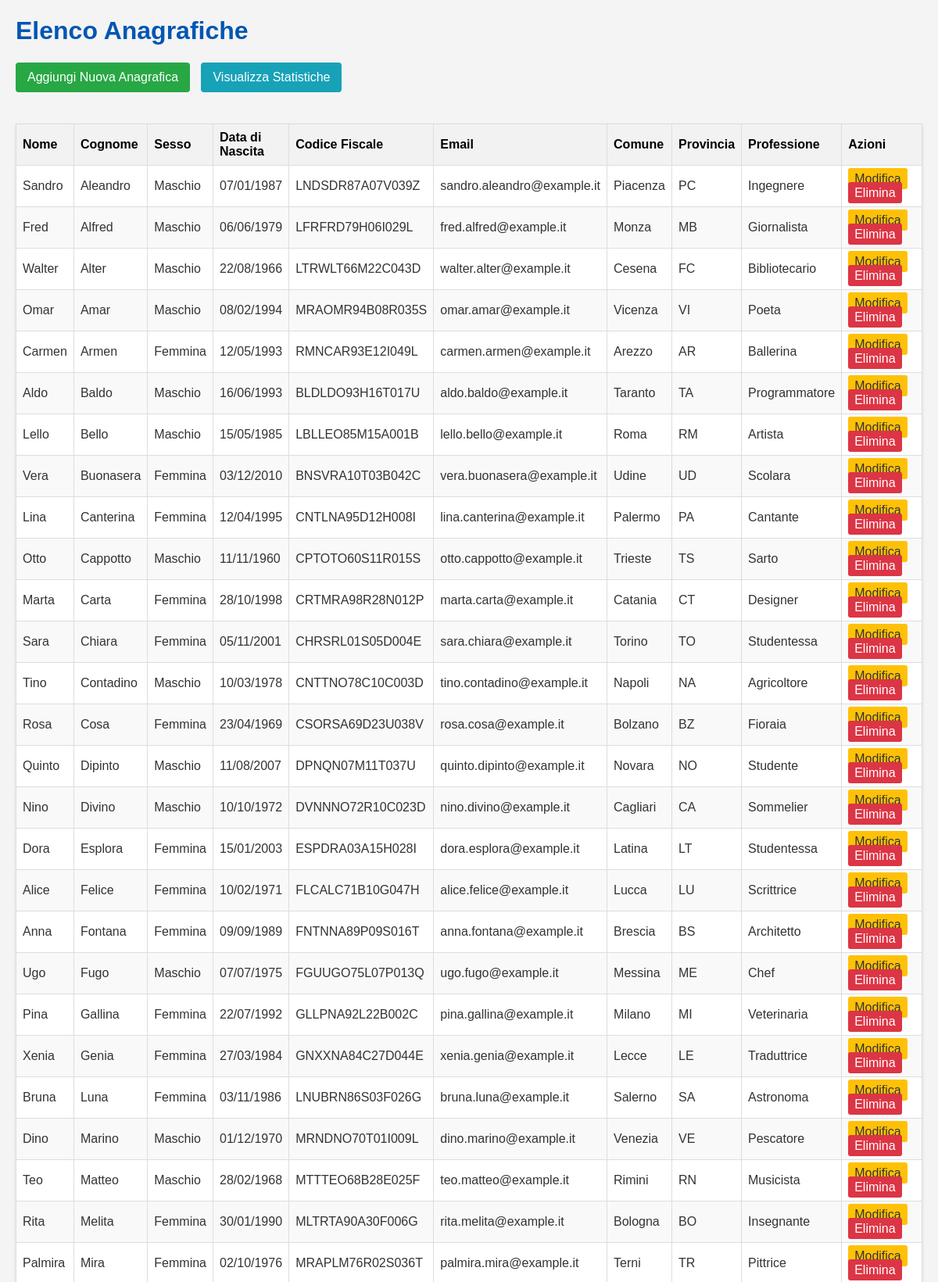
The page / (upper part) on the database its author committed.
### tables this page shows
CREATE TABLE IF NOT EXISTS `anagrafiche` (
  `id` INT AUTO_INCREMENT PRIMARY KEY,
  `nome` VARCHAR(100) NOT NULL,
  `cognome` VARCHAR(100) NOT NULL,
  `sesso` VARCHAR(10) DEFAULT NULL,
  `data_nascita` DATE DEFAULT NULL,
  `codice_fiscale` VARCHAR(16) DEFAULT NULL,
  `email` VARCHAR(255) DEFAULT NULL,
  `comune` VARCHAR(255) DEFAULT NULL,
  `provincia` VARCHAR(2) DEFAULT NULL,
  `professione` VARCHAR(255) DEFAULT NULL,
  UNIQUE KEY `idx_codice_fiscale_unique` (`codice_fiscale`)  
);

### index.php (the view, shortened to what this page needs)
<?php
require_once 'db_connection.php';
try {
    $stmt = $pdo->query('SELECT id, nome, cognome, sesso, data_nascita, codice_fiscale, email, comune, provincia, professione FROM anagrafiche ORDER BY cognome, nome');
} catch (\PDOException $e) {
    die("Errore durante il recupero delle anagrafiche: " . $e->getMessage());
}
?>
<!DOCTYPE html>
<html lang="it">
<head>
    <link rel="stylesheet" href="style.css">
</head>
<body>
    <h1>Elenco Anagrafiche</h1>
    <a href="form.php" class="add-button">Aggiungi Nuova Anagrafica</a>
    <a href="statistiche.php" class="add-button" style="background-color: #17a2b8; margin-left: 10px;">Visualizza Statistiche</a>
    <table>
        <thead>
            <tr>
                <th>Nome</th>
                <th>Cognome</th>
                <th>Sesso</th>
                <th>Data di Nascita</th>
                <th>Codice Fiscale</th>
                <th>Email</th>
                <th>Comune</th>
                <th>Provincia</th>
                <th>Professione</th>
                <th>Azioni</th>
            </tr>
        </thead>
        <tbody>
            <?php if ($stmt->rowCount() > 0): ?>
                <?php while ($row = $stmt->fetch()): ?>
                <tr>
                    <td><?php echo htmlspecialchars($row['nome']); ?></td>
                    <td><?php echo htmlspecialchars($row['cognome']); ?></td>
                    <td><?php echo htmlspecialchars($row['sesso']); ?></td>
                    <td><?php echo htmlspecialchars($row['data_nascita'] ? date('d/m/Y', strtotime($row['data_nascita'])) : ''); ?></td>
                    <td><?php echo htmlspecialchars($row['codice_fiscale']); ?></td>
                    <td><?php echo htmlspecialchars($row['email']); ?></td>
                    <td><?php echo htmlspecialchars($row['comune']); ?></td>
                    <td><?php echo htmlspecialchars($row['provincia']); ?></td>
                    <td><?php echo htmlspecialchars($row['professione']); ?></td>
                    <td class="actions">
                        <a href="form.php?id=<?php echo $row['id']; ?>">Modifica</a>
                        <a href="delete.php?id=<?php echo $row['id']; ?>" onclick="return confirm('Sei sicuro di voler eliminare questa anagrafica?');">Elimina</a>
                    </td>
                </tr>
                <?php endwhile; ?>
            <?php else: ?>
                <tr>
                    <td colspan="9">Nessuna anagrafica trovata.</td>
                </tr>
            <?php endif; ?>
        </tbody>
    </table>
</body>
</html>

### style.css (style rules this page uses)
body { font-family: 'Segoe UI', Tahoma, Geneva, Verdana, sans-serif; margin: 20px; background-color: #f4f4f4; color: #333; }
h1 { color: #0056b3; }
table { width: 100%; border-collapse: collapse; margin-top: 20px; background-color: #fff; box-shadow: 0 2px 4px rgba(0, 0, 0, 0.1); }
th, td { border: 1px solid #ddd; padding: 10px 12px; text-align: left; vertical-align: middle; }
th { background-color: #007bff; color: black; font-weight: bold; }
tr:nth-child(even) { background-color: #f9f9f9; }
a { text-decoration: none; color: #007bff; }
.actions a { margin-right: 10px; padding: 5px 8px; border-radius: 3px; }
.actions a[href*="form.php"] { background-color: #ffc107; color: #333; }
.actions a[href*="delete.php"] { background-color: #dc3545; color: white; }
.add-button, button[type="submit"] { display: inline-block; padding: 10px 15px; color: white; border: none; border-radius: 4px; cursor: pointer; font-size: 1em; text-align: center; }
.add-button { background-color: #28a745; margin-bottom: 20px; }

### index.php (style rules this page uses)
body { font-family: sans-serif; margin: 20px; }
table { width: 100%; border-collapse: collapse; margin-top: 20px; }
th, td { border: 1px solid #ddd; padding: 8px; text-align: left; }
th { background-color: #f2f2f2; }
tr:nth-child(even) { background-color: #f9f9f9; }
a { text-decoration: none; color: #007bff; }
.actions a { margin-right: 10px; }
.add-button { display: inline-block; padding: 10px 15px; background-color: #28a745; color: white; border-radius: 4px; margin-bottom: 20px; }

### rows shown on the page
anagrafiche: nome "Sandro", cognome "Aleandro", sesso "Maschio", data_nascita "07/01/1987", codice_fiscale "LNDSDR87A07V039Z", email "sandro.aleandro@example.it", comune "Piacenza", provincia "PC", professione "Ingegnere"
anagrafiche: nome "Fred", cognome "Alfred", sesso "Maschio", data_nascita "06/06/1979", codice_fiscale "LFRFRD79H06I029L", email "fred.alfred@example.it", comune "Monza", provincia "MB", professione "Giornalista"
anagrafiche: nome "Walter", cognome "Alter", sesso "Maschio", data_nascita "22/08/1966", codice_fiscale "LTRWLT66M22C043D", email "walter.alter@example.it", comune "Cesena", provincia "FC", professione "Bibliotecario"
anagrafiche: nome "Omar", cognome "Amar", sesso "Maschio", data_nascita "08/02/1994", codice_fiscale "MRAOMR94B08R035S", email "omar.amar@example.it", comune "Vicenza", provincia "VI", professione "Poeta"
anagrafiche: nome "Carmen", cognome "Armen", sesso "Femmina", data_nascita "12/05/1993", codice_fiscale "RMNCAR93E12I049L", email "carmen.armen@example.it", comune "Arezzo", provincia "AR", professione "Ballerina"
anagrafiche: nome "Aldo", cognome "Baldo", sesso "Maschio", data_nascita "16/06/1993", codice_fiscale "BLDLDO93H16T017U", email "aldo.baldo@example.it", comune "Taranto", provincia "TA", professione "Programmatore"
anagrafiche: nome "Lello", cognome "Bello", sesso "Maschio", data_nascita "15/05/1985", codice_fiscale "LBLLEO85M15A001B", email "lello.bello@example.it", comune "Roma", provincia "RM", professione "Artista"
anagrafiche: nome "Vera", cognome "Buonasera", sesso "Femmina", data_nascita "03/12/2010", codice_fiscale "BNSVRA10T03B042C", email "vera.buonasera@example.it", comune "Udine", provincia "UD", professione "Scolara"
anagrafiche: nome "Lina", cognome "Canterina", sesso "Femmina", data_nascita "12/04/1995", codice_fiscale "CNTLNA95D12H008I", email "lina.canterina@example.it", comune "Palermo", provincia "PA", professione "Cantante"
anagrafiche: nome "Otto", cognome "Cappotto", sesso "Maschio", data_nascita "11/11/1960", codice_fiscale "CPTOTO60S11R015S", email "otto.cappotto@example.it", comune "Trieste", provincia "TS", professione "Sarto"
anagrafiche: nome "Marta", cognome "Carta", sesso "Femmina", data_nascita "28/10/1998", codice_fiscale "CRTMRA98R28N012P", email "marta.carta@example.it", comune "Catania", provincia "CT", professione "Designer"
anagrafiche: nome "Sara", cognome "Chiara", sesso "Femmina", data_nascita "05/11/2001", codice_fiscale "CHRSRL01S05D004E", email "sara.chiara@example.it", comune "Torino", provincia "TO", professione "Studentessa"
anagrafiche: nome "Tino", cognome "Contadino", sesso "Maschio", data_nascita "10/03/1978", codice_fiscale "CNTTNO78C10C003D", email "tino.contadino@example.it", comune "Napoli", provincia "NA", professione "Agricoltore"
anagrafiche: nome "Rosa", cognome "Cosa", sesso "Femmina", data_nascita "23/04/1969", codice_fiscale "CSORSA69D23U038V", email "rosa.cosa@example.it", comune "Bolzano", provincia "BZ", professione "Fioraia"
anagrafiche: nome "Quinto", cognome "Dipinto", sesso "Maschio", data_nascita "11/08/2007", codice_fiscale "DPNQN07M11T037U", email "quinto.dipinto@example.it", comune "Novara", provincia "NO", professione "Studente"
anagrafiche: nome "Nino", cognome "Divino", sesso "Maschio", data_nascita "10/10/1972", codice_fiscale "DVNNNO72R10C023D", email "nino.divino@example.it", comune "Cagliari", provincia "CA", professione "Sommelier"
anagrafiche: nome "Dora", cognome "Esplora", sesso "Femmina", data_nascita "15/01/2003", codice_fiscale "ESPDRA03A15H028I", email "dora.esplora@example.it", comune "Latina", provincia "LT", professione "Studentessa"
anagrafiche: nome "Alice", cognome "Felice", sesso "Femmina", data_nascita "10/02/1971", codice_fiscale "FLCALC71B10G047H", email "alice.felice@example.it", comune "Lucca", provincia "LU", professione "Scrittrice"
anagrafiche: nome "Anna", cognome "Fontana", sesso "Femmina", data_nascita "09/09/1989", codice_fiscale "FNTNNA89P09S016T", email "anna.fontana@example.it", comune "Brescia", provincia "BS", professione "Architetto"
anagrafiche: nome "Ugo", cognome "Fugo", sesso "Maschio", data_nascita "07/07/1975", codice_fiscale "FGUUGO75L07P013Q", email "ugo.fugo@example.it", comune "Messina", provincia "ME", professione "Chef"
anagrafiche: nome "Pina", cognome "Gallina", sesso "Femmina", data_nascita "22/07/1992", codice_fiscale "GLLPNA92L22B002C", email "pina.gallina@example.it", comune "Milano", provincia "MI", professione "Veterinaria"
anagrafiche: nome "Xenia", cognome "Genia", sesso "Femmina", data_nascita "27/03/1984", codice_fiscale "GNXXNA84C27D044E", email "xenia.genia@example.it", comune "Lecce", provincia "LE", professione "Traduttrice"
anagrafiche: nome "Bruna", cognome "Luna", sesso "Femmina", data_nascita "03/11/1986", codice_fiscale "LNUBRN86S03F026G", email "bruna.luna@example.it", comune "Salerno", provincia "SA", professione "Astronoma"
anagrafiche: nome "Dino", cognome "Marino", sesso "Maschio", data_nascita "01/12/1970", codice_fiscale "MRNDNO70T01I009L", email "dino.marino@example.it", comune "Venezia", provincia "VE", professione "Pescatore"
anagrafiche: nome "Teo", cognome "Matteo", sesso "Maschio", data_nascita "28/02/1968", codice_fiscale "MTTTEO68B28E025F", email "teo.matteo@example.it", comune "Rimini", provincia "RN", professione "Musicista"
anagrafiche: nome "Rita", cognome "Melita", sesso "Femmina", data_nascita "30/01/1990", codice_fiscale "MLTRTA90A30F006G", email "rita.melita@example.it", comune "Bologna", provincia "BO", professione "Insegnante"
anagrafiche: nome "Palmira", cognome "Mira", sesso "Femmina", data_nascita "02/10/1976", codice_fiscale "MRAPLM76R02S036T", email "palmira.mira@example.it", comune "Terni", provincia "TR", professione "Pittrice"
